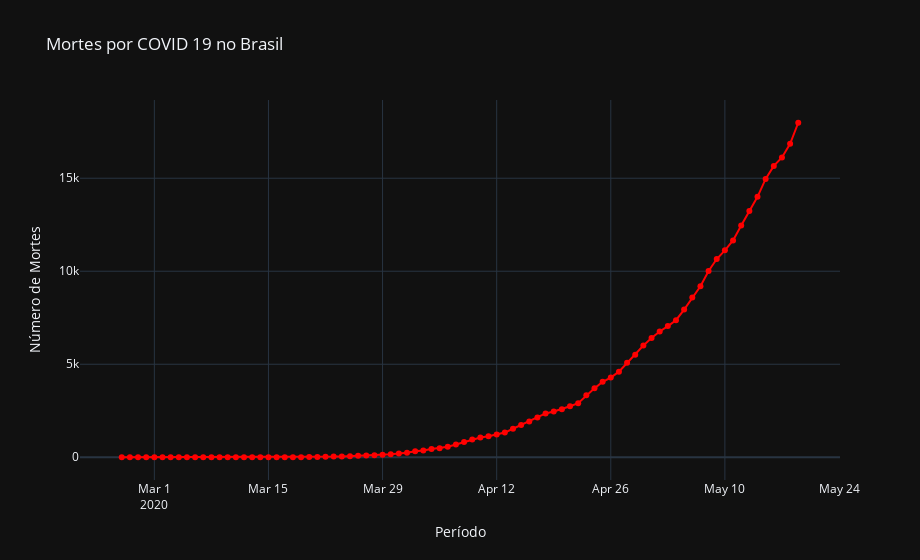

Write notebook code for a chart like this one.
### Markdown cell above
### Número de Mortes

### Code cell
# Visualizando o número de mortes
fig = go.Figure()

fig.add_trace(
    go.Scatter( x=brasil.observationdate, y=brasil.deaths,  
    name='Número de Mortes', 
    mode='lines+markers',
    line=dict(color='red')
    )
)
fig.update_layout(title='Mortes por COVID 19 no Brasil', 
    xaxis_title='Período', 
    yaxis_title='Número de Mortes', 
    template='plotly_dark',
    width=920)
fig.show()
